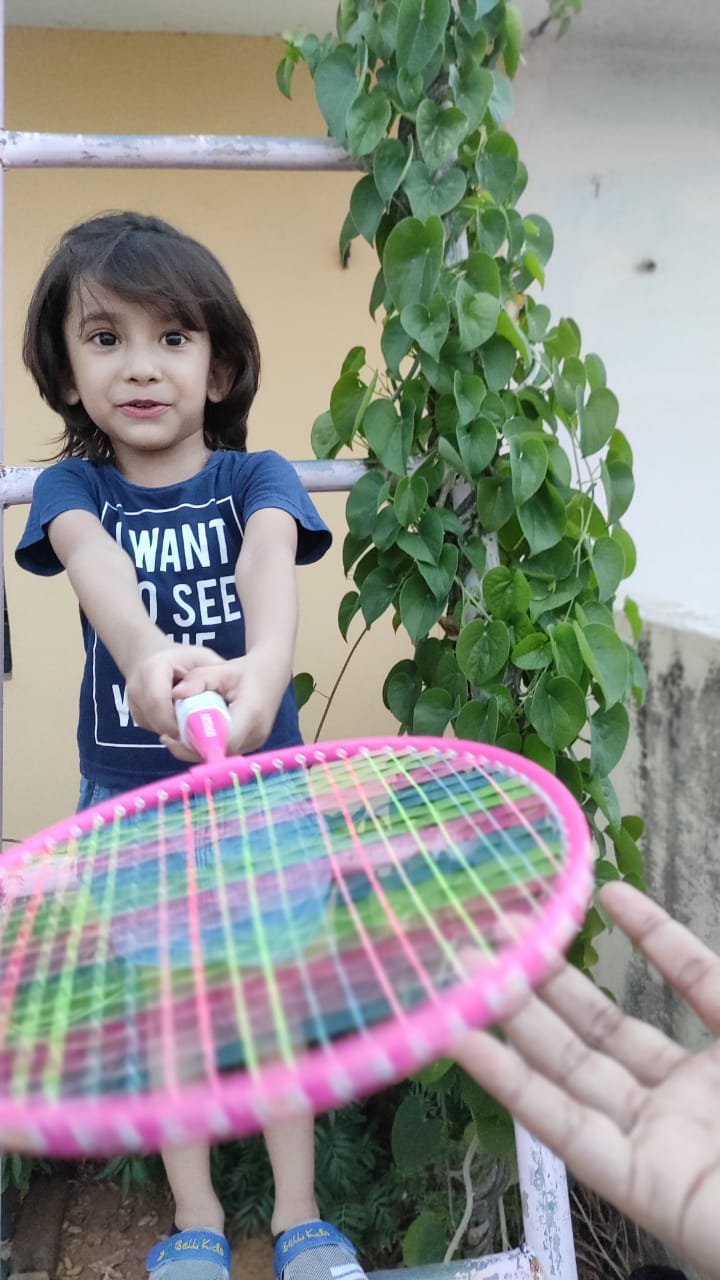
#> input picture photos/sidhi.jpg, 720 x 1280 px, found by its file name
$ python face_recog.py
#> lines starting #> are read from the running program, lines starting #| are printed output that depends on the picture; after the words box and inside, x2 and y2 are one past the last pixel; in counts of white or black regions, pixels touching at a corner belong together; long printed decimals are rounded
import os
import numpy as np
import cv2 as cv

haar_cascade = cv.CascadeClassifier('haar_face.xml')

people = ['Samridhi']
# features = np.load('features.npy', allow_pickle=True)
# labels = np.load('labels.npy')

face_recognizer = cv.face.LBPHFaceRecognizer_create()
face_recognizer.read('face_trained.xml')

img = cv.imread(r'C:/Users/acer/Desktop/Open_CV/photos/sidhi.jpg')
#> img is the input picture: shape (1280, 720, 3); mean B, G, R 138.8, 143.9, 142.2

gray = cv.cvtColor(img, cv.COLOR_BGR2GRAY)
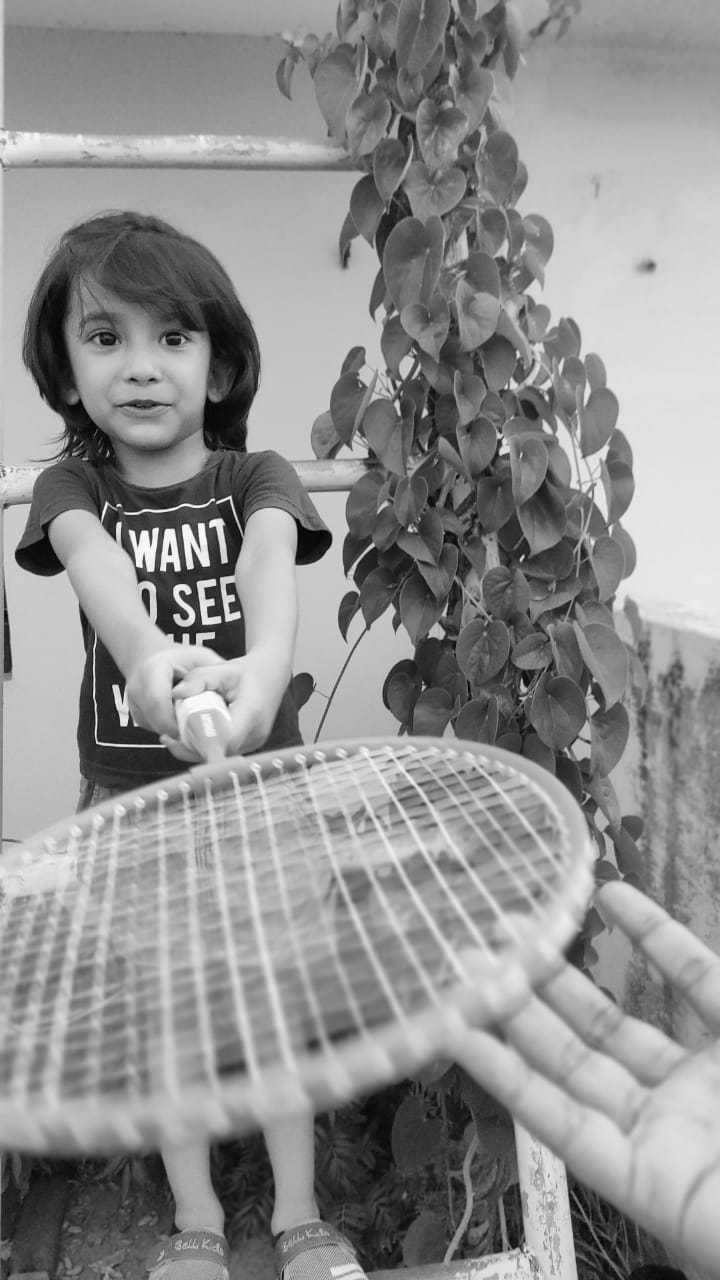
#> gray: shape (1280, 720); min 0, max 254, mean 142.8
cv.imshow('Person', gray)

# Detect the face in the image
faces_rect = haar_cascade.detectMultiScale(gray, 1.1, 4)
#> faces_rect = [[50, 267, 182, 182]]

for (x,y,w,h) in faces_rect:
    faces_roi = gray[y:y+h,x:x+w]

    label, confidence = face_recognizer.predict(faces_roi)
    print(f'Label = {people[label]} with a confidence of {confidence}')

    cv.putText(img, str(people[label]), (20,20), cv.FONT_HERSHEY_COMPLEX, 1.0, (0,255,0), thickness=2)
    cv.rectangle(img, (x,y), (x+w,y+h), (0,255,0), thickness=2)
#> this loop made 1 pass
#> (x, y, w, h, label, confidence) on pass 1: (50, 267, 182, 182, 0, 53.97)
#| Label = Samridhi with a confidence of 53.966
#> pass 1, `faces_roi = gray[y:y+h,x:x+w]`:
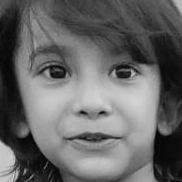
#> faces_roi: shape (182, 182); min 0, max 212, mean 102.1
#> after the loop:
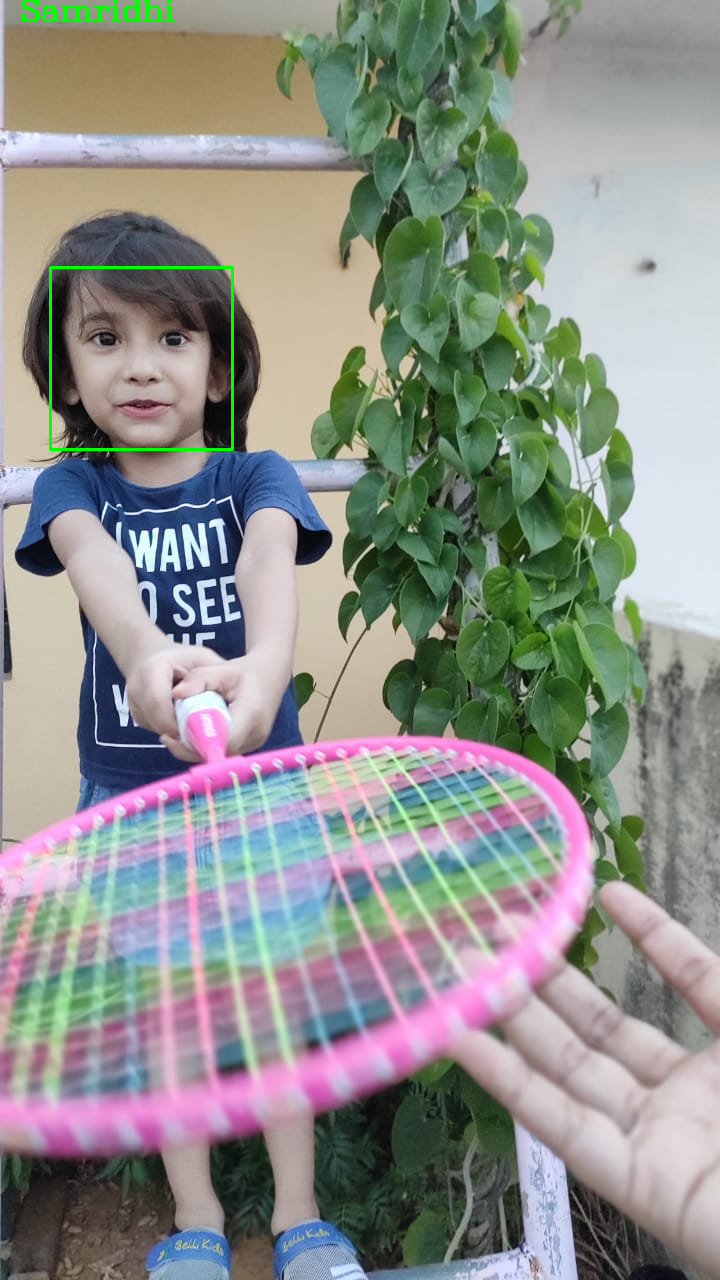
#> img: shape (1280, 720, 3); 0.39% of pixels changed, all inside (x1, y1, x2, y2) = (22, 0, 234, 451)

cv.imshow('Detected Face', img)

cv.waitKey(0)

$ run again, with photos/374979.jpg copied over photos/sidhi.jpg
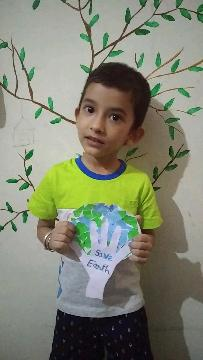
#> input picture photos/374979.jpg, 203 x 360 px, found by its file name
#> img is the input picture: shape (360, 203, 3); mean B, G, R 115, 133.4, 130.1
#> faces_rect = [[64, 86, 70, 70]]
#> the loop `for (x,y,w,h) in faces_rect:` made 1 pass
#> (x, y, w, h, label, confidence) on pass 1: (64, 86, 70, 70, 0, 128.2)
#> (printed output is left out)
#> pass 1, `faces_roi = gray[y:y+h,x:x+w]`:
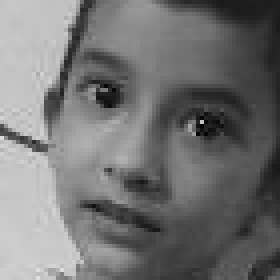
#> faces_roi: shape (70, 70) (shown 4 times larger); min 3, max 223, mean 115.5
#> after the loop `for (x,y,w,h) in faces_rect:`:
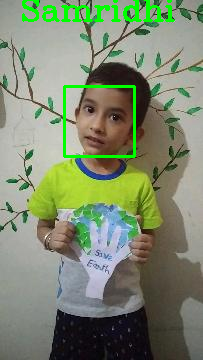
#> img: shape (360, 203, 3); 3.03% of pixels changed, all inside (x1, y1, x2, y2) = (22, 0, 175, 158)

$ run again, with photos/375686.jpg copied over photos/sidhi.jpg
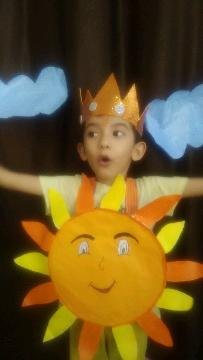
#> input picture photos/375686.jpg, 203 x 360 px, found by its file name
#> img is the input picture: shape (360, 203, 3); mean B, G, R 37.6, 83.9, 105.7
#> faces_rect = [[74, 110, 64, 64]]
#> the loop `for (x,y,w,h) in faces_rect:` made 1 pass
#> (x, y, w, h, label, confidence) on pass 1: (74, 110, 64, 64, 0, 130.9)
#> (printed output is left out)
#> pass 1, `faces_roi = gray[y:y+h,x:x+w]`:
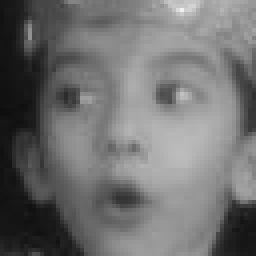
#> faces_roi: shape (64, 64) (shown 4 times larger); min 14, max 240, mean 111.6
#> after the loop `for (x,y,w,h) in faces_rect:`:
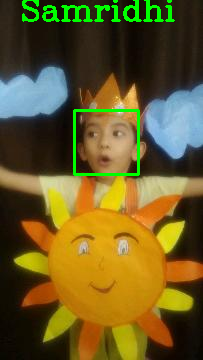
#> img: shape (360, 203, 3); 2.93% of pixels changed, all inside (x1, y1, x2, y2) = (22, 0, 175, 176)

$ run again, with photos/376723.jpg copied over photos/sidhi.jpg
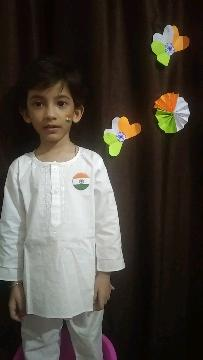
#> input picture photos/376723.jpg, 203 x 360 px, found by its file name
#> img is the input picture: shape (360, 203, 3); mean B, G, R 61.5, 69.4, 75.1
#> faces_rect = [[19, 79, 62, 62]]
#> the loop `for (x,y,w,h) in faces_rect:` made 1 pass
#> (x, y, w, h, label, confidence) on pass 1: (19, 79, 62, 62, 0, 127.7)
#> (printed output is left out)
#> pass 1, `faces_roi = gray[y:y+h,x:x+w]`:
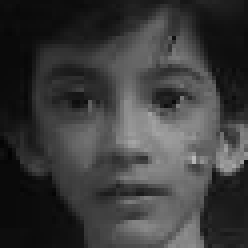
#> faces_roi: shape (62, 62) (shown 4 times larger); min 2, max 185, mean 59.2
#> after the loop `for (x,y,w,h) in faces_rect:`:
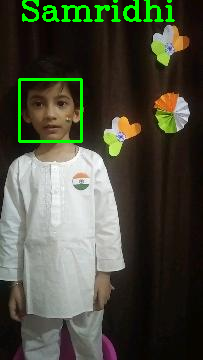
#> img: shape (360, 203, 3); 2.9% of pixels changed, all inside (x1, y1, x2, y2) = (18, 0, 175, 143)
